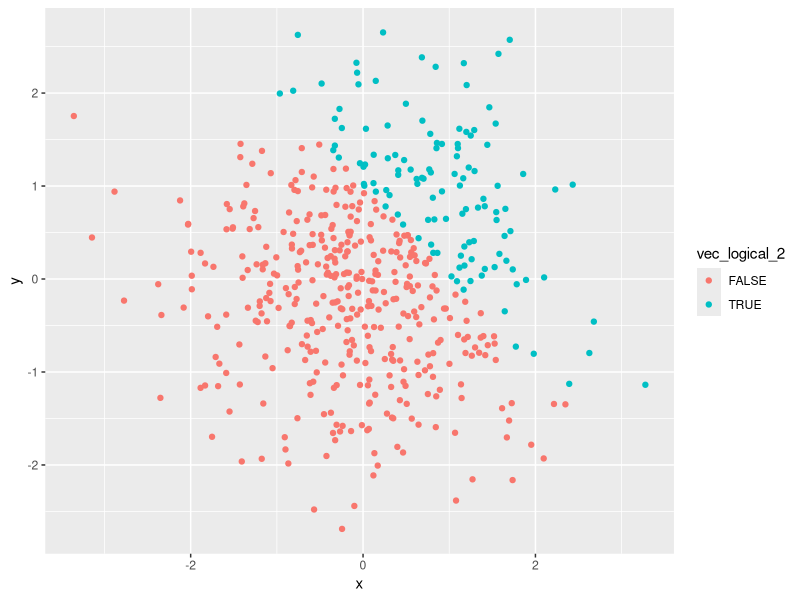
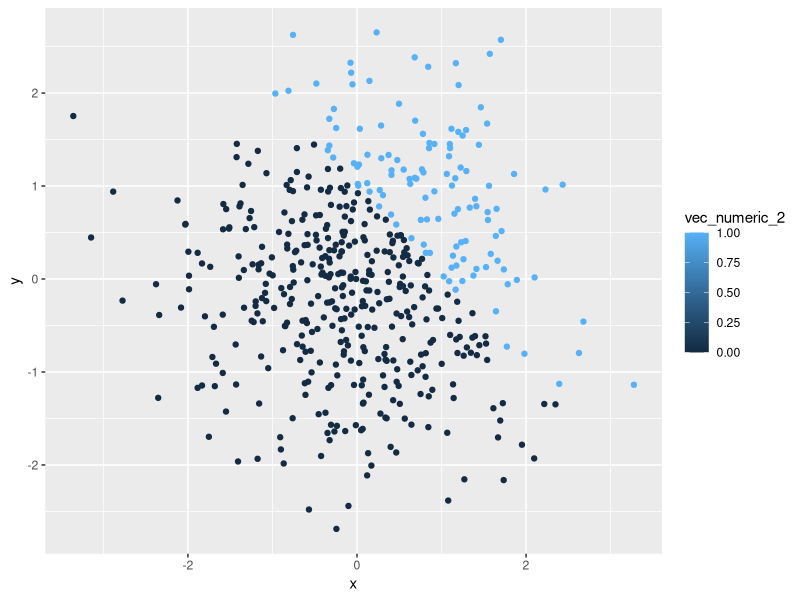
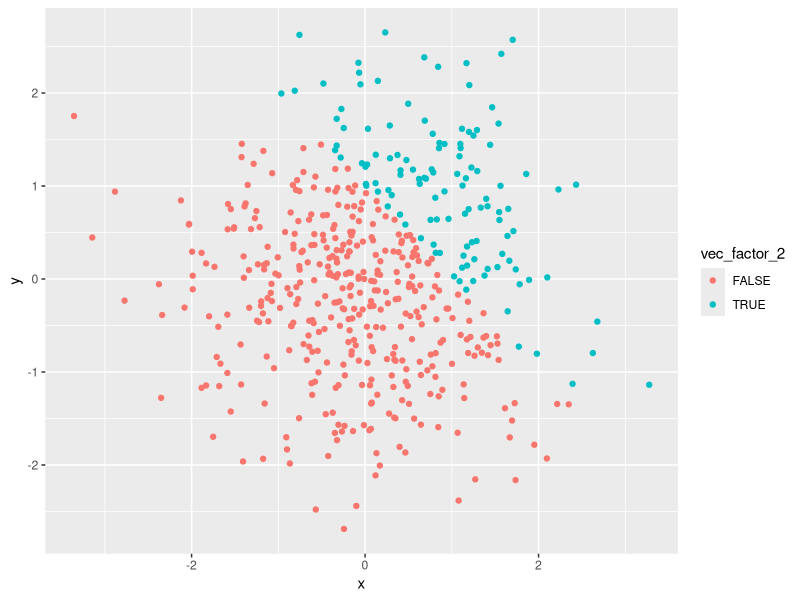
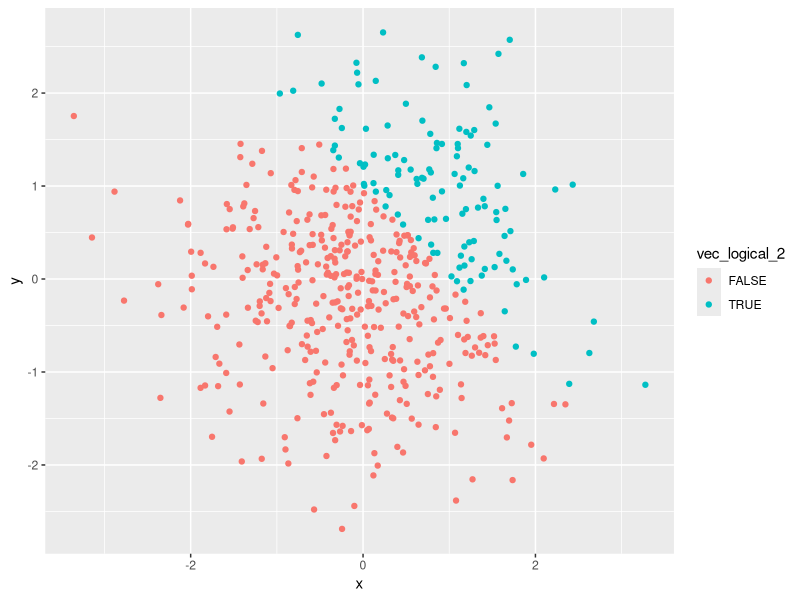

Write R code to recreate these figures, in order.
## ---- chunk 1
knitr::opts_chunk$set(echo = TRUE)
library(tidyverse)
## ---- chunk 2
library(tidyverse)

prob1_df = tibble(
  df_sample = rnorm(8),
  vec_logical = df_sample > 0,
  vec_char = c("today","is","monday","and","8","pm","in","hammer"),
  vec_factor = c("1","1","2","2", "3","3","3","3")
)

mean(pull(prob1_df, df_sample))
mean(pull(prob1_df, vec_logical))
mean(pull(prob1_df, vec_char))
mean(pull(prob1_df, vec_factor))

## ---- chunk 3
prob2_df = tibble  (
  x = rnorm (500),
  y = rnorm (500),
  vec_logical_2 = x + y > 1,
  vec_numeric_2 = as.numeric (vec_logical_2 ),
  vec_factor_2 = as.factor (vec_logical_2)
)
  
## ---- chunk 4
ggplot (prob2_df, aes(x = x, y = y, color= vec_logical_2) ) + geom_point()
ggsave("scatter_plot.pdf", height = 6, width = 6)
ggplot (prob2_df, aes(x = x, y = y, color= vec_numeric_2) ) + geom_point()
ggplot (prob2_df, aes(x = x, y = y, color= vec_factor_2) ) + geom_point()

